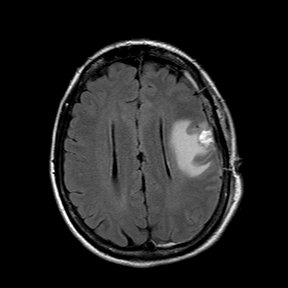
%> input picture 1.jpg, 288 x 288 px
$ octave mainprog.m   (GNU Octave 9; MATLAB toolbox functions it lacks are replaced by stand-ins)
%> lines starting %> are read from the running program, lines starting %| are printed output that depends on the picture; in (x1, y1, x2, y2) boxes, pixels count from 0 and x2, y2 are one past the last pixel; in counts of white or black regions, pixels touching at a corner belong together; the program's own positions count from 1
### CVXB.m
function [mu, u, X, S, B, i] = CVXB( I, u, lambda, alpha, beta, gamma, rho, tau_u, tau_L, type )
% Joint Image segmentation, artifact detection and bias correction
% [mu, u, X, S, B] = CVXB( I, u, lambda, alpha, beta, gamma, rho, tau_u, tau_L, type )
%
% Input
% -----
% I         input image (MxN) for median filter
% u         segmentation initialization
% lambda    CV-model lambdas (2x1)
% alpha     weight of bias field smoothness
% beta      weight of interface regularization
% gamma     artifact classification cutoff
% rho       image formation model constraint penalty weight
% tau_u     time-step of MBO scheme
% tau_L     time-step of dual ascent / Lagrangian update
% type      model selector: 'CV', 'CVX', 'CVB', 'CVXB'
%
% Output
% ------
% mu        estimated region means (2x1)
% u         phase-field (MxN)
% X         artifacts (MxN)
% S         structure (MxN)
% B         bias field (MxN)
% i         number of iterations run (for convergence analysis)

% inits
[M,N] = size(I);

mu = zeros(2,1); % region statistics
X = zeros(M,N); % artifacts class
B = zeros(M,N); % or something smarter, like extreme LP-filtering, below

S = I-B;
L = zeros(M,N); % Lagrangian multiplier

% spectral median filters:
[XX,YY] = meshgrid((1:N)/N, (1:M)/M);
fx = 1/N;
fy = 1/M;
freqs_1 = XX - 0.5 - fx;
freqs_2 = YY - 0.5 - fy;
BfiltDCT = rho + alpha*(XX.^2 + YY.^2);
MBOfilt = 1 + beta*tau_u*(freqs_1.^2 + freqs_2.^2);

% if bias decomposition is used, then init through strong LP-filtering
if any(strcmp( type, {'CVB','CVXB'} ))
    B = real( idct2( dct2( I ) ./ BfiltDCT ./ BfiltDCT) );
    S = I-B;
end


for i = 1:200 % let's do some fixed number of iterations, for now

    % swap regions so "object" is smaller than "background"
    if sum(u(:)) > 0.5*numel(u)
        u = 1-u;
    end

    % mu-step  /  statistics update
    for region = 1:2
        mu(region) = sum( (1-X(:)) .* S(:) .* (u(:) == (2-region)) ) / sum( (1-X(:)) .* (u(:) == (2-region)) );
        % Tricks:   for 'CV' and 'CVX', S == I
        %           for 'CV' and 'CVB', X == 0
    end

    %%%%%%%%%%%%%%%%%

    uold = u; % saved for convergence criterion

    % u-step 1 : Data-step
    u = u + tau_u * (1 - X ) .* ( - lambda(1)*(S - mu(1)).^2 + lambda(2)*(S - mu(2)).^2 );

    % u-step 2 : Diffusion
    u = real( ifft2( ifftshift( fftshift( fft2( u ) ) ./ MBOfilt ) ) );

    % u-step 3 : Thresholding
    u = 1 .* (u > 0.5);

    %%%%%%%%%%%%%%%%%

    % X-step  /  artifacts detection
    if any(strcmp( type, {'CVX', 'CVXB'} ))
        X = 1 * ( ( lambda(1) * u .* (mu(1) - S).^2 + lambda(2) * (1-u) .* (mu(2) - S).^2 ) > gamma );
    else
        X = zeros(M,N);
    end

    %%%%%%%%%%%%%%%%%

    if any(strcmp( type, {'CVB', 'CVXB'} ))
        % B-step  /  bias field update
        B = real( idct2( dct2( rho*( I - S ) + 0.5*L ) ./ BfiltDCT ) );

        % S-step  /  structure update
        S = ( (1-X) .* (lambda(1)*mu(1)*u + lambda(2)*mu(2)*(1-u)) + rho*(I - B) + 0.5*L  ) ./ ( (1-X) .* (lambda(1)*u + lambda(2)*(1-u)) + rho );

        % L-step  /  Lagrangian update, dual ascent
        L = L + tau_L*(I - B - S);
    else
        B = zeros(M,N);
        S = I;
        L = zeros(M,N);
    end

    %%%%%%%%%%%%%%%%%

    % early stopping if segmentation has frozen, but minimum 10 iterations
    if (i>10) & all(uold == u) %#ok<AND2>
        break;
    end
end

### mainprog.m
%ROI ,Segement GLCM feature
clear all;
close all;
clc;

file='.../CTScans/1/';
for file = 1:1

    fname = [num2str(file) '.jpg'];
    % read and normalize image (grayscale)
    I = double(imread('1.jpg'));
%> I: size 288x288 double; min 0, max 255, mean 32.8; mean of the top-left, top-right, bottom-left and bottom-right quarters 25.5, 29.1, 35.1, 41.4
   I=I(:,:,1);
    I = (I - min(I(:))) / (max(I(:)) - min(I(:)));

    % construct simple initialization for gaussian noise with gray scaling (figure:1)
    [M,N] = size(I);
%> M = 288; N = 288
    u0 = zeros(M,N);
    u0(ceil(M/4):floor(3*M/4), ceil(N/4):floor(3*N/4)) = 1; % central square init
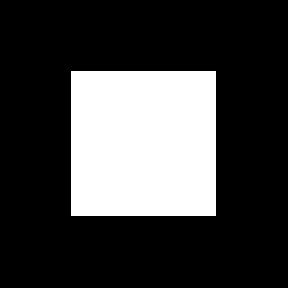
%> u0: size 288x288 double; values 0 (black) and 1 (white), 25.3% white; 1 white region, box (x1, y1, x2, y2) and area: (71, 71, 216, 216) 21025
    FontSize = 10;
    initImage = imread(fname);
%> initImage is the input picture: size 288x288 uint8; min 0, max 255, mean 32.8
    initImage = imread('C:\Users\Lenovo\Desktop\Brain tumor\Benign\2.jpg');
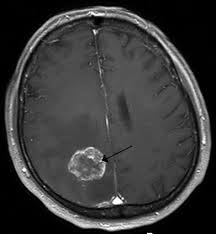
%> input picture Benign/2.jpg, 216 x 234 px
%> initImage is the input picture: size 234x216x3 uint8; min 0, max 255, mean 57.8
    initImage = initImage(:,:,1);
%> initImage: size 234x216 uint8
    figure(1);
    imshow(initImage);
     title('Input');
    [rows, columns] = size(initImage);
%> rows = 234; columns = 216

    initImage = (initImage);
    initImage = wiener2(initImage,[10 10]);
    figure(2);
    imshow(initImage);
    title('Weiner filtered Image');


    % Set parameters apply on eular matrix for min max that cover gray scale image
    % means firstly apply gray the we have to apply eular matrix on binary
    % image

    switch file
        case 1
            lambda = [7.5 6.5];
            beta = 0.12;
            tau_u = 15;
            gamma = 0.2;
            alpha = 600;
            rho = 0.75;
            tau_L = 2*rho;
        case 2
            lambda = [2 2];
            beta = 2;
            tau_u = 10;
            gamma = 0.12;
            alpha = 275;
            rho = 0.75;
            tau_L = 2*rho;
        case 3
            lambda = [2 2];
            beta = 2;
            tau_u = 10;
            gamma = 0.12;
            alpha = 1000;
            rho = 0.75;
            tau_L = 2*rho;
        case 4
            lambda = [1 1];
            beta = 0.1;
            tau_u = 100;
            gamma = 0.1;
            alpha = 500;
            rho = 0.75;
            tau_L = 2*rho;
        case 5
            lambda = [1 1];
            beta = 0.1;
            tau_u = 100;
            gamma = 0.12;
            alpha = 200;
            rho = 0.75;
            tau_L = 2*rho;
        case 6
            lambda = [1 1];
            beta = 15;
            tau_u = 25;
            gamma = 0.05;
            alpha = 1000;
            rho = 0.75;
            tau_L = 2*rho;
    end


    % run all four models
    % for type = {'CV', 'CVX', 'CVB', 'CVXB'}
    for type = {'CVB', 'CVXB'}
        %I=initImage;
        % actual processing
        [mu, u, X, S, B, i] = CVXB( I, u0, lambda, alpha, beta, gamma, rho, tau_u, tau_L, type{1} );

%        % figure('Name', [fname ' - ' type{1}]);
%        figure(3);
%         % subplot(231);
         imagesc( u ); title( 'Gray Scale Image' );  axis tight; axis off;
         figure(3);
%         %subplot(232);
        imagesc( X ); title( 'Skull Detection' ); colormap gray; axis tight; axis off;
        figure(5);
        %subplot(233);
        imagesc( (S - min(S(:)))/(max(S(:))-min(S(:))) ); title( 'kmeans' ); colormap gray; axis tight; axis off;
        figure(6);
        % subplot(234);
        imagesc( (B - min(B(:)))/(max(B(:))-min(B(:))) ); title( 'Enhanced Image' ); colormap gray; axis tight; axis off;
        figure(7);
        % subplot(235);
        Iseg = hsv2rgb( cat(3, zeros(M,N), u, 0.25+0.75*I) );
        image( Iseg ); title('Clustering using Kmeans'); axis tight; axis off;
        figure(8);
        %subplot(236);
        Iseg0 = hsv2rgb( cat(3, zeros(M,N), u0, 0.25+0.75*I) );
        image( Iseg0 );
        title(' Area of interest ');
        [B, A] = imhist(initImage);
        C=A.*B;
        D=A.*A;
        E=B.*D;
        n=sum(B);
        Mean=sum(C)/sum(B);
        var=sum(E)/sum(B)-Mean*Mean;
        std= (var)^0.5;
        thresholdValue = Mean+0.5*std;
        bwImage = initImage > thresholdValue;
        % figure(7)
        % imshow(bwImage)
        % title('binary image');

%> (the run ends here)
